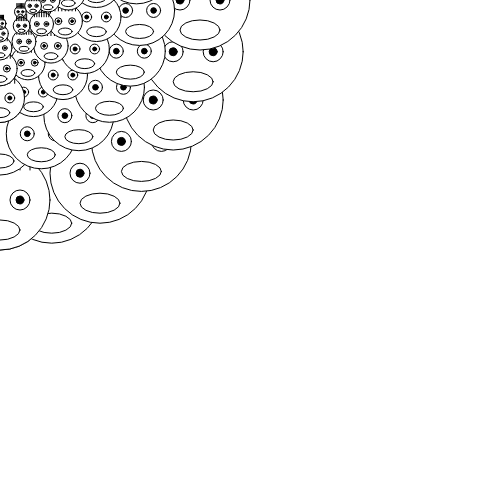
Frame 1 (no input)
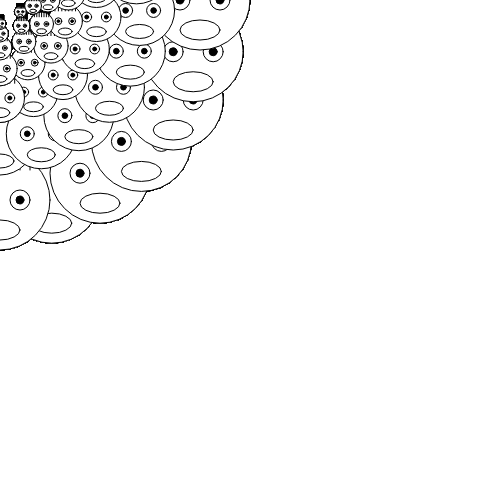
Frame 60 (no input)
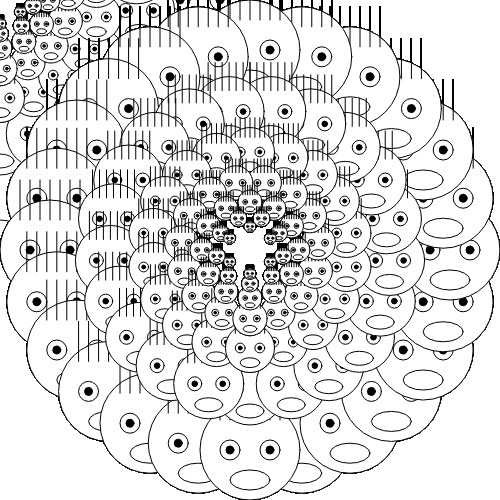
Frame 120 (the mouse pressed at the canvas centre since frame 60)

The p5.js sketch that drew these frames (run headless with seeded random() and noise() and a simulated clock; from frame 60 on, the mouse is pressed at the canvas centre):

// p5.js sketch
// ── sketch.js
// 函数setup() : 准备阶段
function setup() {
	// 创建画布，宽度640像素，高度480像素
	// 画布的坐标系统为，左上角坐标为（0，0），
	// x方向水平向右，y方向垂直向下，单位像素
	createCanvas(500,500);
}

// 函数draw()：作画阶段
function draw() {	
	var radius = 200;
	var cnt = 0;
	while(radius >20)
	{
		drawConfuseFaceRing(
			mouseX,mouseY,radius,24-cnt*3);

		// 改变radius的值，
		// 让循环有退出的情况
		radius *= 0.7;

		cnt ++;
		if(cnt>10000)
		{
			break;
		}
	}
	
}

function drawConfuseFaceRing(
	centerX, centerY, radius,count)
{
	var theta = 0;
	var cnt = 0;
	while(theta<TWO_PI)
	{
		var x = sin(theta) * radius;
		var y = cos(theta) * radius;

		drawConfuseFace(
			centerX+x,centerY+y,
			radius*0.5,
			0.4,
			0.2,
			0.2);

		theta += TWO_PI/count;	
		// 预防死循环
		cnt ++;
		if(cnt>1000)
		{
			break;
		}
	}
}

// 画懵逼脸
function drawConfuseFace(
	posX, posY,  // 脸部中心位置
	faceSize,  // 脸部尺寸
	scaleMouth,  // 嘴巴尺度比例，相对于脸部尺寸
	scaleLEye,  // 左眼尺度比例， 相对于脸部尺寸
	scaleREye) // 右眼尺度比例， 相对于脸部尺寸
{
	//  -------------- 1 画脸 --------------- 
	fill(255);// 填充白色
	ellipse(posX,posY,faceSize,faceSize);// 圆圈
	
	//  -------------- 2 画眼睛 --------------- 
	// 2.1 计算眼睛相对于脸中心点的偏移量
	var EyeOffsetX = 0.2 * faceSize; // 眼睛横向偏移量为脸部尺寸的0.2倍
	var EyeOffsetY = 0 * faceSize; // 眼睛纵向偏移量为脸部尺寸的0倍

	// 2.2 计算眼睛尺寸
	// 左右眼尺寸
	var LEyeSize = faceSize * scaleLEye; 
	var REyeSize = faceSize * scaleREye;
	// 左右眼珠尺寸
	var LIrisSize = LEyeSize * 0.4;
	var RIrisSize = REyeSize * 0.4;
	
	// 2.2 画出左眼	
	fill(255);// 填充白色
	ellipse(
		posX-EyeOffsetX, // 脸的中心位置向左偏移EyeOffsetX
		posY+EyeOffsetY, // 脸的中心位置向下偏移EyeOffsetY
		LEyeSize,
		LEyeSize);
	
	// 2.3 画出右眼	
	fill(255);// 填充白色
	ellipse(
		posX+EyeOffsetX,
		posY+EyeOffsetY,
		REyeSize,
		REyeSize); 	
	
	// 5 左眼珠
	fill(0);// 填充黑色	
	ellipse(
		posX-EyeOffsetX, // 位置与左眼一样
		posY+EyeOffsetY,
		LIrisSize, // 尺寸则采用比左眼小的尺寸
		LIrisSize);
	
	// 6 右眼珠
	fill(0);// 填充黑色	
	ellipse(
		posX+EyeOffsetX,
		posY+EyeOffsetY,
		RIrisSize,
		RIrisSize);	
	
	//  -------------- 3 画嘴巴 ---------------
	// 3.1 计算嘴巴相对于脸部中心位置的偏移量
	var MouthOffsetX = 0.0;
	var MouthOffsetY = 0.3*faceSize;

	// 3.2 计算嘴巴尺寸
	var MouthWidth = faceSize * scaleMouth;
	var MouthHeight = MouthWidth/2.0;
	
	// 3.3 画出嘴巴
	fill(255); // 填充白色
	ellipse(
		posX + MouthOffsetX,
		posY + MouthOffsetY,
		MouthWidth,
		MouthHeight);	
	
	//  -------------- 4 画头发 --------------- 	
	var offsetX01 = -0.3;
	// while(bool Condition){}:
	// 当条件满足时，就执行{}内容，然后再判断()的条件
	var count = 0;
	while(offsetX01<0.4) 
	{
		drawOneHair(posX,posY,faceSize,offsetX01);
		// 警戒：必须要让while()括号中的条件会变成false
		offsetX01 += 0.1; // += 运算符用途：A+=B 等价于 A=A+B;

		if(count>99999)
		{
			break;
		}
		count ++;
	}	
}

// 绘制一根头发
function drawOneHair(
	faceX,faceY, // 脸的中心位置
	faceSize, // 脸的尺寸
	offsetXOnFaceSize) // 头发X坐标的的偏移量，以脸部尺寸为单位尺寸
{
	// ------------- 1 计算尺寸和位置 ---------//
	// 头发相对脸部中心的Y偏移量
	var HairOffsetY = faceSize * 0.3;	
	// 计算X偏移量
	var offsetX = offsetXOnFaceSize * faceSize;
	// 头发长度
	var HairLength = faceSize * 0.4;

	// --------------- 2 画头发 ---------------//
	line(
		faceX + offsetX,
		faceY - HairOffsetY,
		faceX + offsetX,
		faceY - (HairOffsetY + HairLength) );
}
